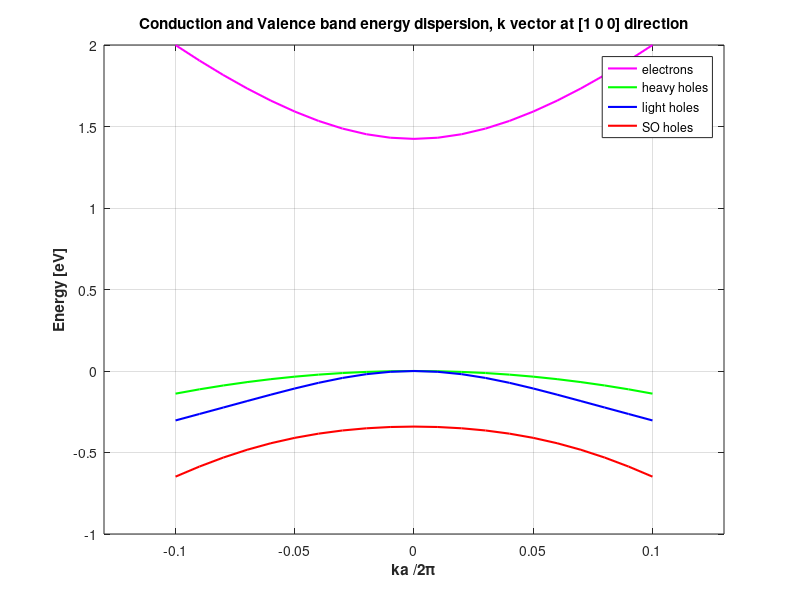

Write the MATLAB code that produced this figure.
%Programmed by: Ido Schwartz
%About: It calculates the dispersion of Valance and Conduction Energy Bands
%Gallium Arsenide semiconductor bands calculation in K*p model.
close all;
clear all;
clc;

%%%%%%%%%% data %%%%%%%%%%
E_g = 1.424;                            % gap energy [eV]
E_p = 28.8;                              % valence dipole energy [eV]
g_1 = 6.79;                               % luttinger parameter #1
g_2 = 1.924;                             % luttinger parameter #1
g_3 = 2.782;                             % luttinger parameter #1
delta = 0.341;                       % spin orbit coupling energy [eV]
m_c = 0.065;                             % conduction band mass [m_0]
E_v = 0;                                    % valence band initial energy [eV]
E_c = E_v+E_g;                    % conduction band initial energy [eV]
c = 3e8;                                     % speed of light [m/sec]
m_0 = 0.51e6/c^2;                    % free electron mass [eV*sec^2/m^2]
h = 4.135e-15;                           % Planck's constant [eV*sec]
h_bar = h/(2*pi);                   % h_bar [eV*sec]
h_m = h_bar^2/m_0;              % [eV*m^2]
a = 5.6532e-10;                         % latice const [m]

%%%%% initial calculation %%%%%
p = sqrt(h_m*E_p/2);            
A = 0.5*h_m/m_c-(p^2/E_g)*(E_g+(2/3)*delta)/(E_g+delta);
B = 0;
N = -3*h_m*g_3+p^2/E_g;
M = -0.5*h_m*(g_1-2*g_2);
L = -0.5*h_m*(g_1+4*g_2)+p^2/E_g;

%%%%%% k values %%%%%%%
k= (-0.1*2*pi/a):(0.01*2*pi/a):(0.1*2*pi/a);
%%%% (1,0,0) direction %%%%
k_x = k;
k_y = 0*k_x;
k_z = 0*k_x;
%%%% (1,1,0) direction %%%%
% k_x = 1/sqrt(2)*k;
% k_y = k_x;
% k_z = 0*k_x;
%%%% (1,1,0) direction %%%%
% k_x = 1/sqrt(3)*k;
% k_y = k_x;
% k_z = k_x;
%%%% (1,1,1) direction %%%%
% k_x = 1/sqrt(14)*k;
% k_y = 2*k_x;
% k_z = 3*k_x;

%%% the matrices %%%
d=zeros(8,length(k));
for r=1:length(k)
G_1 = [         E_c               i*p*k_x(r)             i*p*k_y(r)               i*p*k_z(r)    ;...
            -i*p*k_x(r)        E_v-delta/3                     0                                  0            ;...
            -i*p*k_y(r)                   0                      E_v-delta/3                      0            ;...
            -i*p*k_z(r)                   0                                  0                      E_v-delta/3];
        
G_2 = [       A*k(r)^2                          B*k_y(r)*k_z(r)                            B*k_x(r)*k_z(r)                              B*k_y(r)*k_x(r);...
           B*k_y(r)*k_z(r)   L*k_x(r)^2+M*(k_y(r)^2+k_z(r)^2)           N*k_x(r)*k_y(r)                              N*k_x(r)*k_z(r);...
           B*k_x(r)*k_z(r)                    N*k_x(r)*k_y(r)         L*k_y(r)^2+M*(k_x(r)^2+k_z(r)^2)               N*k_y(r)*k_z(r);...
           B*k_y(r)*k_x(r)                    N*k_x(r)*k_z(r)                            N*k_z(r)*k_y(r)       L*k_z(r)^2+M*(k_x(r)^2+k_y(r)^2)
           ];
G_so = -(delta/3)*[0   0    0    0;...
                                      0   0    i   0;...
                                      0  -i   0    0;...
                                      0   0    0    0];
                                
Gamma = -(delta/3)*[0   0   0    0;...
                                        0   0   0   -1;...
                                        0   0   0    i;...
                                        0   1  -i   0];
                                    
G = G_1+G_2+G_so;
H = zeros(8,8);
H(1:4,1:4) = G;
H(5:8,5:8) = conj(G);
H(1:4,5:8) = Gamma;
H(5:8,1:4) = -conj(Gamma);
d(:,r) = real(eig(H));
end
d=sort(real(d));
k=a/(2*pi)*k;
k_x=a/(2*pi)*k_x;
figure;
plot (k,d(7,:),'m','LineWidth',1.5);
hold on;
plot (k,d(5,:),'g','LineWidth',1.5);
hold on;
plot (k,d(3,:),'b','LineWidth',1.5);
hold on;
plot(k,d(1,:),'r','LineWidth',1.5);
xlim([ -0.13 0.13]);
title('\bfConduction and Valence band energy dispersion, k vector at [1 0 0] direction');
xlabel('\bfka /2\pi');
ylabel('\bfEnergy [eV]');
legend('electrons','heavy holes','light holes','SO holes');
grid;